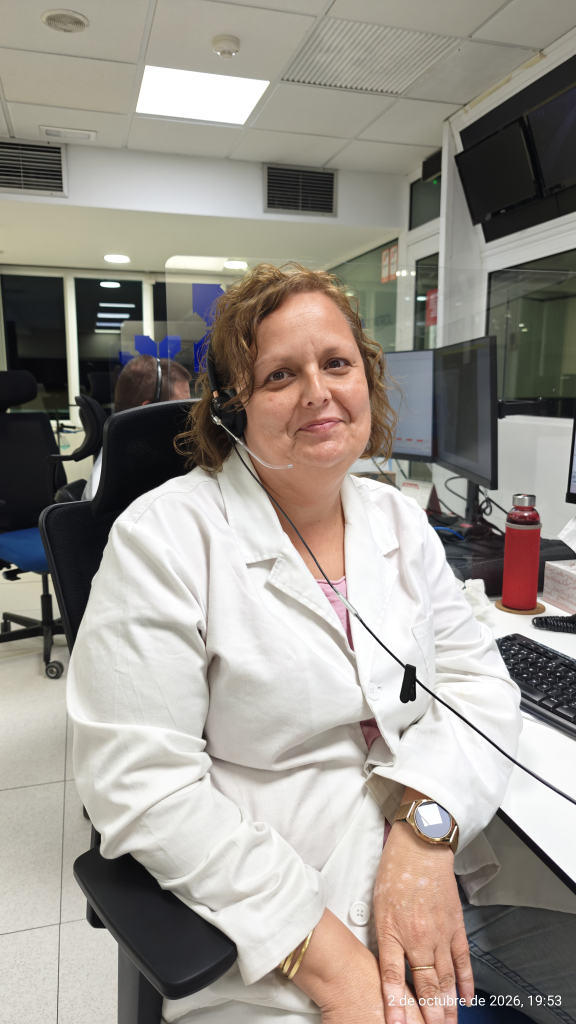
#> input picture noemi.jpg, 2304 x 4096 px, found by its file name (shown at 1/4 size)
$ python noemi_photo.py ../../noemi.jpg ../../noemi.jpg
#> lines starting #> are read from the running program, lines starting #| are printed output that depends on the picture; after the words box and inside, x2 and y2 are one past the last pixel; in counts of white or black regions, pixels touching at a corner belong together
"""Working copy of noemi.jpg for the face fit: the headset's microphone boom and cable over the jaw are painted out."""
import cv2, numpy as np, sys, os
GAME, TOOLS = sys.argv[1], sys.argv[2]
im = cv2.imread(os.path.join(GAME, 'noemi.jpg'))
#> im is the input picture: shape (4096, 2304, 3); mean B, G, R 141.2, 148.6, 154.3
H, W = im.shape[:2]
#> H = 4096; W = 2304
X0, Y0 = 824, 1626  # traced on a 2x zoom of the jaw (zoomed px -> full resolution)
def full(pts): return np.array([(X0 + x / 2, Y0 + y / 2) for x, y in pts], np.int32)
boom = full([(55, 75), (110, 130), (265, 265), (350, 350), (420, 420), (475, 462), (540, 488), (620, 493), (700, 478)])
cable = full([(195, 262), (250, 350), (300, 420), (350, 500), (400, 570), (450, 640), (500, 700), (550, 762), (600, 830), (650, 900), (705, 968)])
mask = np.zeros((H, W), np.uint8)
cv2.polylines(mask, [boom], False, 255, 26)
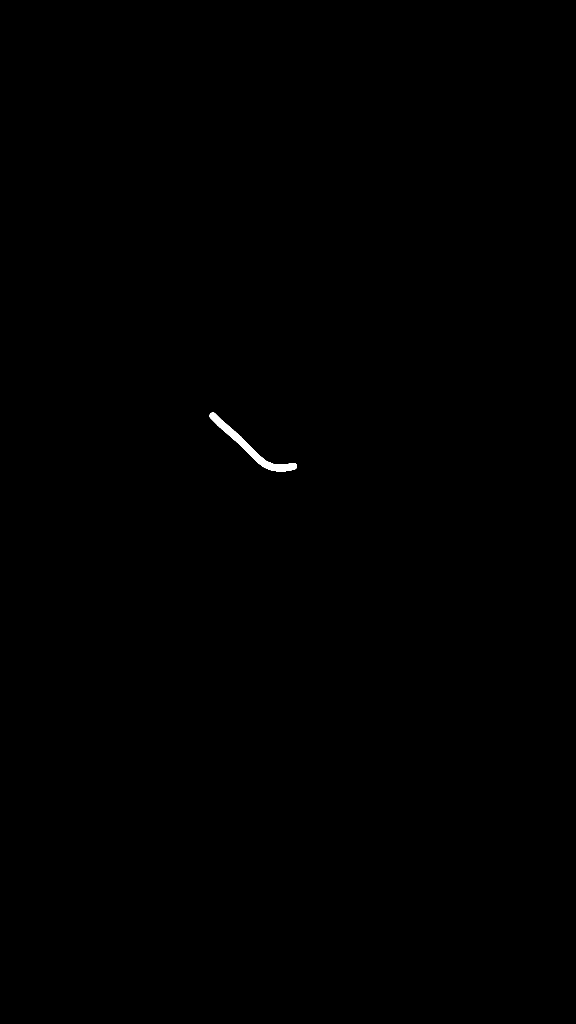
#> mask: shape (4096, 2304) (shown at 1/4 size); 0.12% white; 1 white region, box (x1, y1, x2, y2) and area: (838, 1650, 1188, 1886) 11293
cv2.circle(mask, tuple(boom[-1]), 16, 255, -1)
#> mask: shape (4096, 2304); 0.12% white; 1 white region, box (x1, y1, x2, y2) and area: (838, 1650, 1191, 1886) 11454
cv2.polylines(mask, [cable], False, 255, 15)
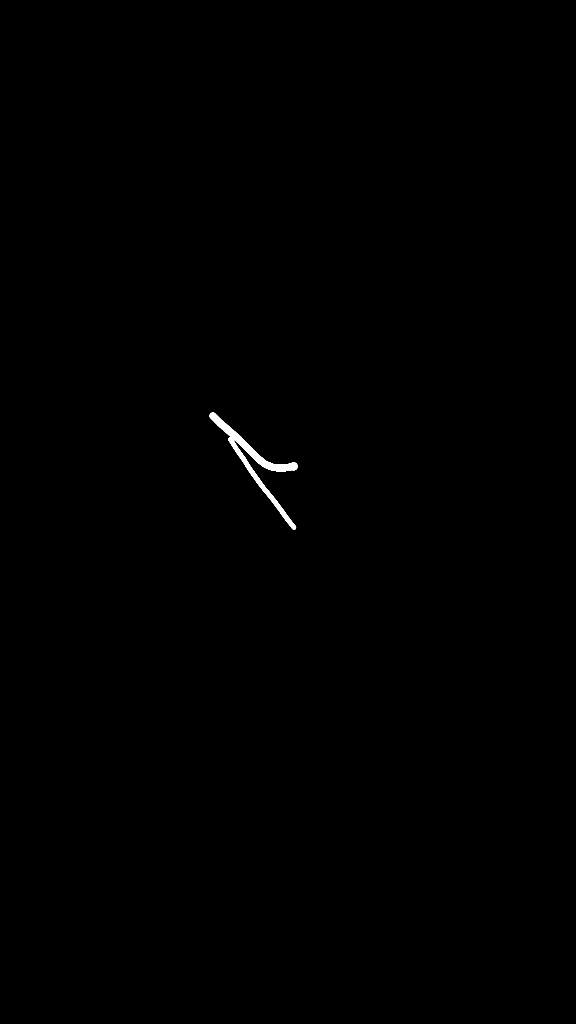
#> mask: shape (4096, 2304) (shown at 1/4 size); 0.2% white; 1 white region, box (x1, y1, x2, y2) and area: (838, 1650, 1191, 2119) 19049
out = cv2.inpaint(im, mask, 9, cv2.INPAINT_TELEA)
# the inpainted strip is smoother than the skin around it: give it back the local grain
rng = np.random.default_rng(1)
grain = cv2.GaussianBlur(rng.normal(0, 1, (H, W)).astype(np.float32), (0, 0), 0.8) * 3.0
m = cv2.GaussianBlur(mask.astype(np.float32) / 255, (0, 0), 2)[..., None]
out = np.clip(out.astype(np.float32) + grain[..., None] * m, 0, 255).astype(np.uint8)
os.makedirs(os.path.join(TOOLS, 'photos'), exist_ok=True)
cv2.imwrite(os.path.join(TOOLS, 'photos', 'noemi.jpg'), out, [cv2.IMWRITE_JPEG_QUALITY, 96])
a, b = im[1550:2150, 760:1360].copy(), out[1550:2150, 760:1360]
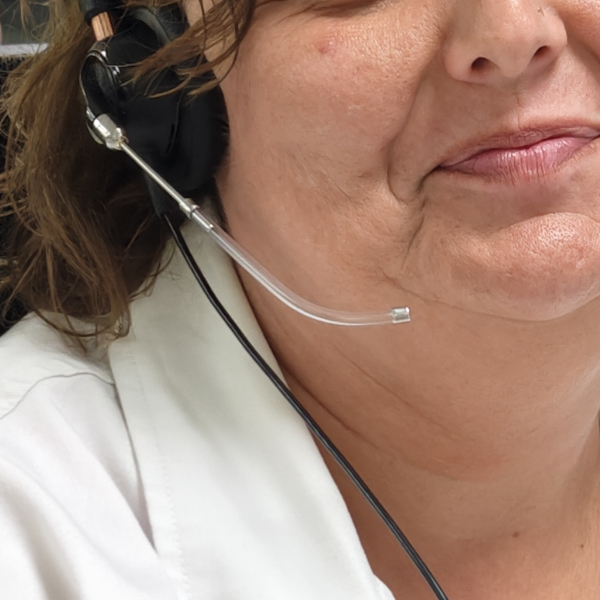
#> a: shape (600, 600, 3); mean B, G, R 115.9, 130.4, 159.6
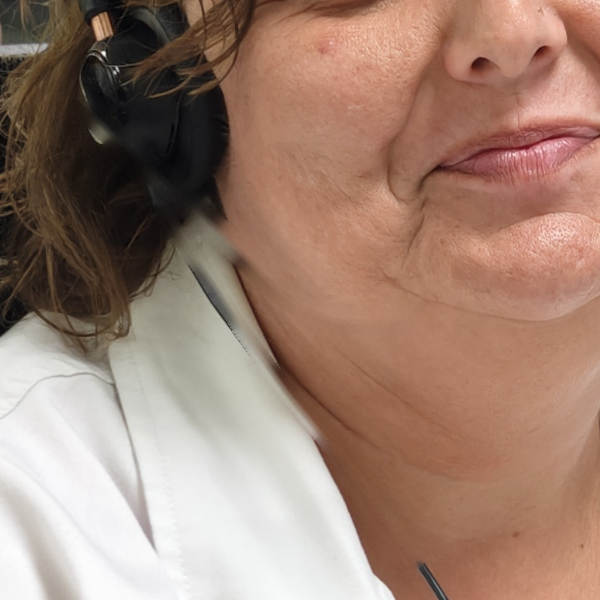
#> b: shape (600, 600, 3); mean B, G, R 115.1, 129.9, 159.4
a[mask[1550:2150, 760:1360] > 0] //= 2
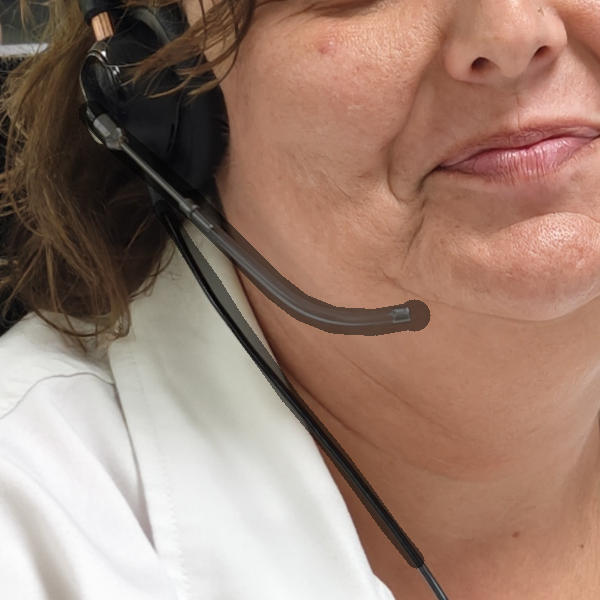
#> a: shape (600, 600, 3); 5.29% of pixels changed, all inside (x1, y1, x2, y2) = (78, 100, 431, 569)
cv2.imwrite(os.path.join(TOOLS, 'probe', 'noemi_clean.jpg'), np.hstack([a, b]), [cv2.IMWRITE_JPEG_QUALITY, 90])
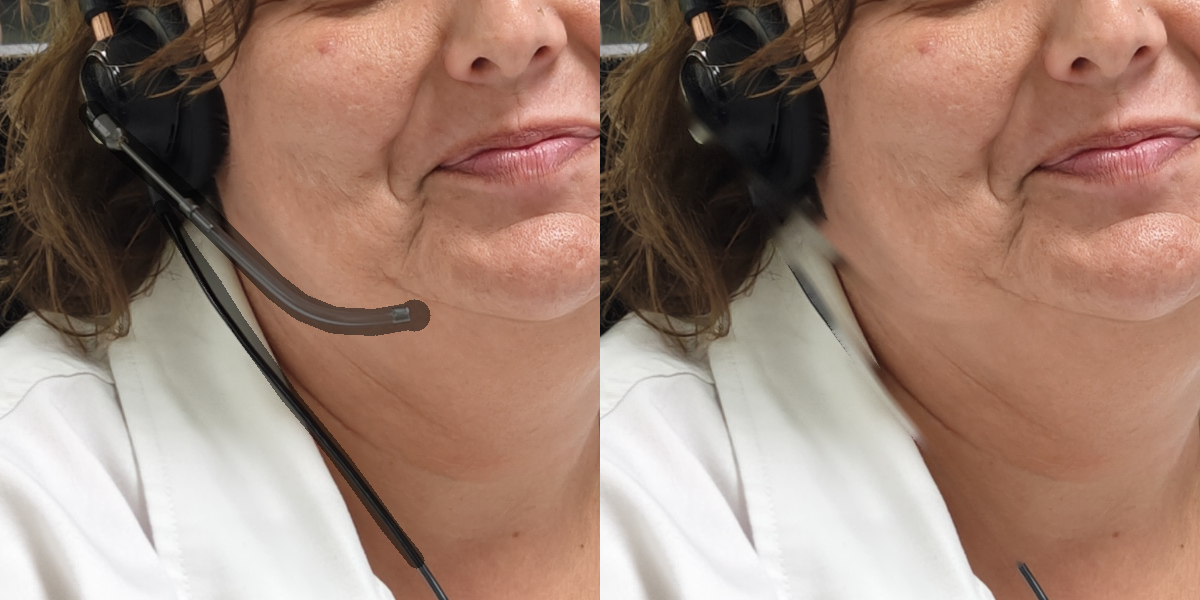
#> saved as noemi_clean.jpg: shape (600, 1200, 3); mean B, G, R 114.3, 128.8, 158
print('ok', W, H)
#| ok 2304 4096
